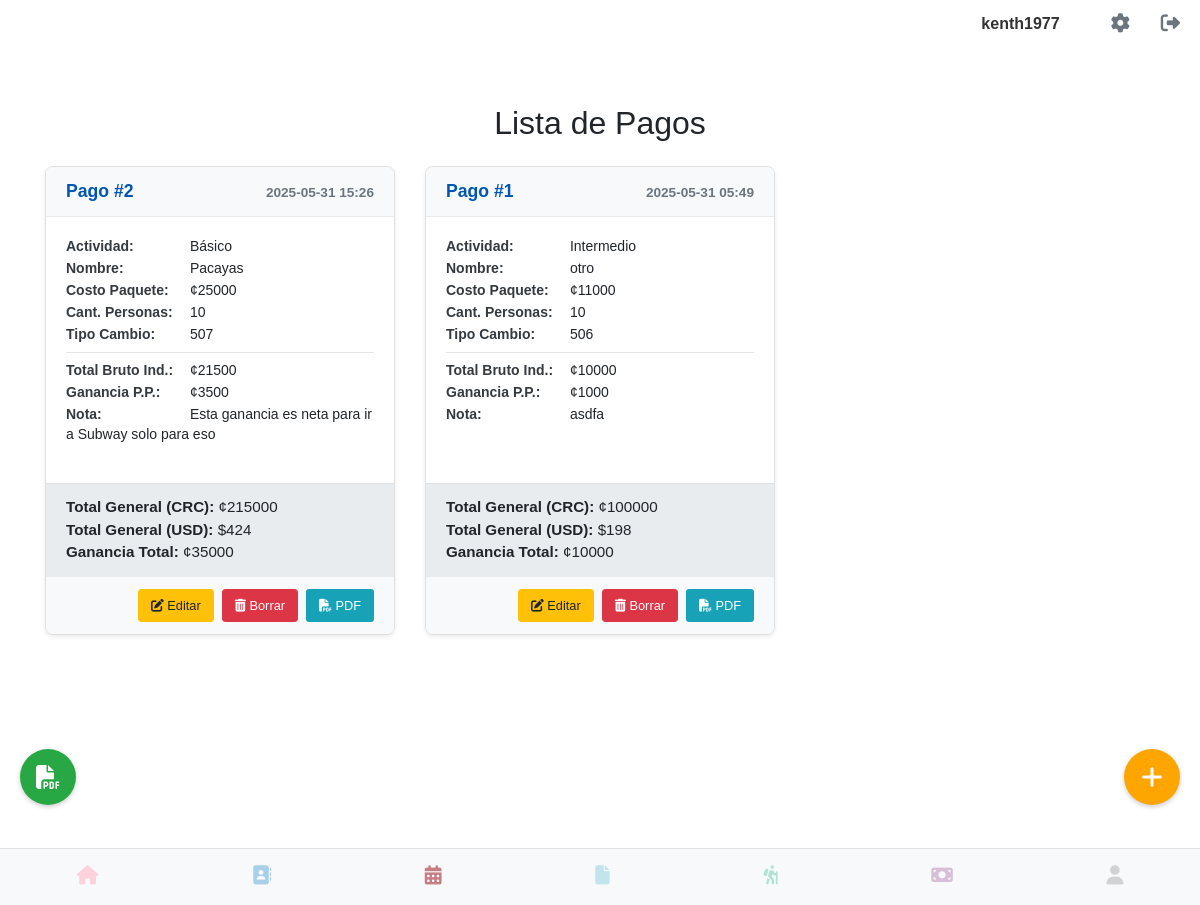
The page /ver_pagos (signed in) on the database as committed earlier.
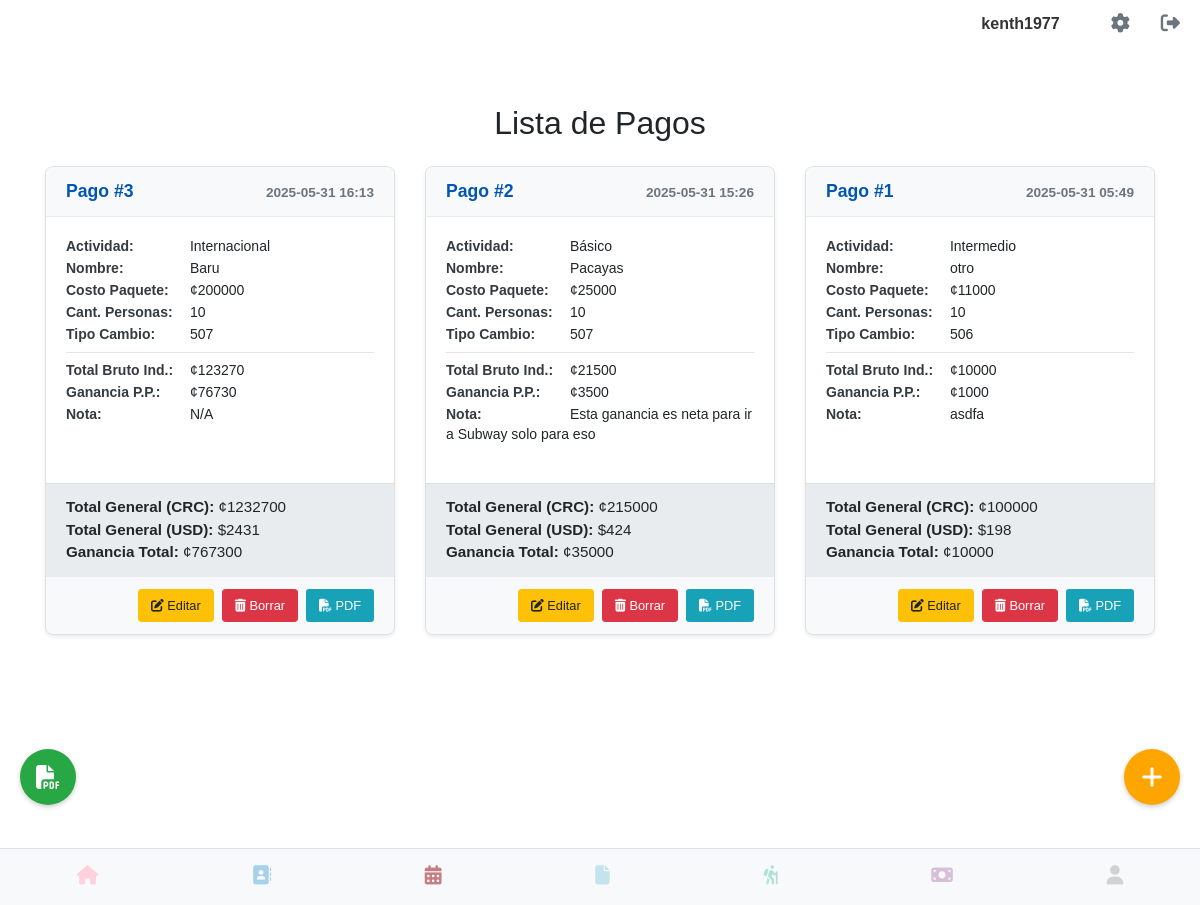
The same page on the database as committed later.
### models.py (models this page shows, shortened)
class User(UserMixin, db.Model):
    __tablename__ = 'users'
    id = db.Column(db.Integer, primary_key=True)
    username = db.Column(db.String(80), unique=True, nullable=False)
    email = db.Column(db.String(120), unique=True, nullable=False)
    cedula = db.Column(db.String(20), unique=True, nullable=False)
    telefono = db.Column(db.String(20), nullable=False)
    password_hash = db.Column(db.String(128))
    image_filename = db.Column(db.String(255), nullable=True)
    @property
    def is_authenticated(self):
        return True

### pagos.py (models this page shows, shortened)
class Pago(db.Model):
    __tablename__ = 'pagos'
    id = db.Column(db.Integer, primary_key=True)
    usuario_id = db.Column(db.Integer, db.ForeignKey('users.id'), nullable=False)
    usuario = db.relationship('User', backref=db.backref('pagos', lazy=True))
    fecha_registro = db.Column(db.DateTime, default=datetime.utcnow)
    tipo_cambio = db.Column(db.Integer, nullable=False)
    actividad = db.Column(db.String(100), nullable=False)
    nombre_actividad = db.Column(db.String(255), nullable=False)
    costo_paquete = db.Column(db.Integer, nullable=False)
    cantidad_personas = db.Column(db.Integer, nullable=False)
    costo_busetas = db.Column(db.Integer, nullable=True, default=0)
    costo_lanchas_transporte = db.Column(db.Integer, nullable=True, default=0)
    costo_otro_transporte = db.Column(db.Integer, nullable=True, default=0)
    costo_aerolinea = db.Column(db.Integer, nullable=True, default=0)
    costo_guia = db.Column(db.Integer, nullable=True, default=0)
    costo_entrada = db.Column(db.Integer, nullable=True, default=0)
    costo_parqueo = db.Column(db.Integer, nullable=True, default=0)
    costo_lancha_grupal = db.Column(db.Integer, nullable=True, default=0)
    costo_alquiler_local = db.Column(db.Integer, nullable=True, default=0)
    costo_estadia = db.Column(db.Integer, nullable=True, default=0)
    costo_bano_duchas = db.Column(db.Integer, nullable=True, default=0)
    costo_impuestos = db.Column(db.Integer, nullable=True, default=0)
    costo_desayuno = db.Column(db.Integer, nullable=True, default=0)
    costo_almuerzo = db.Column(db.Integer, nullable=True, default=0)
    costo_cafe = db.Column(db.Integer, nullable=True, default=0)
    costo_cena = db.Column(db.Integer, nullable=True, default=0)
    costo_refrigerio = db.Column(db.Integer, nullable=True, default=0)
    costo_certificados = db.Column(db.Integer, nullable=True, default=0)
    costo_reconocimientos = db.Column(db.Integer, nullable=True, default=0)
    nota = db.Column(db.Text, nullable=True)
    @property
    def total_costos_transporte(self):
        total = (self.costo_busetas or 0) + \
                (self.costo_lanchas_transporte or 0) + \
                (self.costo_otro_transporte or 0) + \
                (self.costo_aerolinea or 0)
        return round(total / self.cantidad_personas) if self.cantidad_personas else 0
    @property
    def total_costos_grupales(self):
        total = (self.costo_guia or 0) + \
                (self.costo_entrada or 0) + \
                (self.costo_parqueo or 0) + \
                (self.costo_lancha_grupal or 0) + \
                (self.costo_alquiler_local or 0) + \
                (self.costo_estadia or 0)
        return round(total / self.cantidad_personas) if self.cantidad_personas and total > 0 else 0
    @property
    def total_costos_individuales(self):
        return (self.costo_bano_duchas or 0) + \
               (self.costo_impuestos or 0) + \
               (self.costo_desayuno or 0) + \
               (self.costo_almuerzo or 0) + \
               (self.costo_cafe or 0) + \
               (self.costo_cena or 0) + \
               (self.costo_refrigerio or 0) + \
               (self.costo_certificados or 0) + \
               (self.costo_reconocimientos or 0)
    @property
    def total_bruto_individual(self):
        return self.total_costos_transporte + \
               self.total_costos_grupales + \
               self.total_costos_individuales
    @property
    def total_bruto_general_colones(self):
        return self.total_bruto_individual * self.cantidad_personas
    @property
    def total_bruto_general_dolar(self):
        return round(self.total_bruto_general_colones / self.tipo_cambio) if self.tipo_cambio else 0
    @property
    def total_ganancia_pp(self):
        return self.costo_paquete - self.total_bruto_individual
    @property
    def total_ganancia_general(self):
        return self.total_ganancia_pp * self.cantidad_personas if self.cantidad_personas else 0

### pagos.py (the view)
@pagos_bp.route('/ver_pagos')
@login_required
def ver_pagos():
    pagos = Pago.query.filter_by(usuario_id=current_user.id).order_by(Pago.fecha_registro.desc()).all()
    return render_template('ver_pagos.html', pagos=pagos, generate_csrf=generate_csrf)

### app.py (called while the page is built)
@login_manager.user_loader
def load_user(user_id):
    return User.query.get(int(user_id))

### templates/ver_pagos.html (shortened to what this page needs)
{% extends 'base.html' %}
{% block content %}
<div class="container mt-4">
    <h2 class="mb-4 text-center">Lista de Pagos</h2>
    {% if pagos %}
    <div class="row row-cols-1 row-cols-md-2 row-cols-lg-3 g-4">
        {% for pago in pagos %}
        <div class="col">
            <div class="card h-100 payment-card">
                <div class="card-header payment-card-header">
                    <h5 class="payment-card-title">Pago #{{ pago.id }}</h5>
                    <span class="payment-card-subtitle">{{ pago.fecha_registro.strftime('%Y-%m-%d %H:%M') }}</span>
                </div>
                <div class="card-body">
                    <p class="payment-detail"><strong>Actividad:</strong> {{ pago.actividad }}</p>
                    <p class="payment-detail"><strong>Nombre:</strong> {{ pago.nombre_actividad }}</p>
                    <p class="payment-detail"><strong>Costo Paquete:</strong> ¢{{ pago.costo_paquete }}</p>
                    <p class="payment-detail"><strong>Cant. Personas:</strong> {{ pago.cantidad_personas }}</p>
                    <p class="payment-detail"><strong>Tipo Cambio:</strong> {{ pago.tipo_cambio }}</p>
                    <hr class="my-2">
                    <p class="payment-detail"><strong>Total Bruto Ind.:</strong> ¢{{ pago.total_bruto_individual }}</p>
                    <p class="payment-detail"><strong>Ganancia P.P.:</strong> ¢{{ pago.total_ganancia_pp }}</p>
                    <p class="payment-detail"><strong>Nota:</strong> {{ pago.nota or 'N/A' }}</p>
                </div>
                <div class="payment-summary">
                    <p class="mb-0"><strong>Total General (CRC):</strong> ¢{{ pago.total_bruto_general_colones }}</p>
                    <p class="mb-0"><strong>Total General (USD):</strong> ${{ pago.total_bruto_general_dolar }}</p>
                    <p class="mb-0"><strong>Ganancia Total:</strong> ¢{{ pago.total_ganancia_general }}</p>
                </div>
                <div class="payment-actions">
                    <a href="{{ url_for('pagos.editar_pagos', id=pago.id) }}" class="btn btn-sm btn-warning">
                        <i class="fas fa-edit"></i> Editar
                    </a>
                    <form action="{{ url_for('pagos.borrar_pagos', id=pago.id) }}" method="POST" class="d-inline" onsubmit="return confirm('¿Estás seguro de que quieres borrar este pago?');">
                        <button type="submit" class="btn btn-sm btn-danger">
                            <i class="fas fa-trash-alt"></i> Borrar
                        </button>
                    </form>
                    <a href="{{ url_for('pagos.exportar_pago_individual_pdf', pago_id=pago.id) }}" class="btn btn-sm btn-export-individual-pdf">
                        <i class="fas fa-file-pdf"></i> PDF
                    </a>
                </div>
            </div>
        </div>
        {% endfor %}
    </div>
    {% else %}
    <div class="alert alert-info text-center" role="alert">
        No hay pagos registrados aún. ¡Crea uno nuevo!
    </div>
    {% endif %}
</div>
<a href="{{ url_for('pagos.crear_pagos') }}" class="floating-action-button">
    <i class="fas fa-plus"></i>
</a>
<a href="{{ url_for('pagos.exportar_pagos_pdf') }}" class="export-pdf-button-general">
    <i class="fas fa-file-pdf"></i>
</a>
{% endblock %}

### templates/base.html (shortened to what this page needs)
<!DOCTYPE html>
<html lang="es">
<head>
    <link rel="stylesheet" type="text/css" href="{{ url_for('static', filename='css/main.css') }}">
    <link rel="stylesheet" href="https://cdn.jsdelivr.net/npm/sweetalert2@11/dist/sweetalert2.min.css">
</head>
<body>
	<div class="contactos-container">
    {% if current_user.is_authenticated %}
        <div class="top-right">
            <span class="username-display">{{ current_user.username }}</span>
            <a href="{{ url_for('perfil') }}" class="gear-icon"><i class="fas fa-cog"></i></a>
            <a href="{{ url_for('logout') }}" class="logout-icon"><i class="fas fa-sign-out-alt"></i></a>
        </div>
    {% endif %}
</div>
{% include "flash.html" %}
<div class="container-block margin-bottom-large">
    {% block content %}
    {% endblock %}
</div>
{% include "navbar.html" %}
</body>
</html>

### templates/flash.html (shortened to what this page needs)
<div class="container">
</div>

### templates/navbar.html
<nav class="magic-navbar">
    <div class="magic-nav-buttons">
        <div class="magic-nav-button">
            <a href="{{ url_for('index') }}">
                <i class="fas fa-home"></i>
            </a>
        </div>
        <div class="magic-nav-button">
            <a href="{{ url_for('listar_contacto') }}">
                <i class="fa-solid fa-address-book"></i>
            </a>
        </div>
        <div class="magic-nav-button">
            <a href="{{ url_for('calendario') }}">
                <i class="fa-solid fa-calendar-days"></i>
            </a>
        </div>
        <div class="magic-nav-button">
            <a href="{{ url_for('ver_facturas') }}">
                <i class="fa-solid fa-file"></i>
            </a>
        </div>
        <div class="magic-nav-button">
            <a href="{{ url_for('ver_eventos') }}">
                <i class="fa-solid fa-person-hiking"></i>
            </a>
        </div>
        <div class="magic-nav-button">
            <a href="{{ url_for('pagos.ver_pagos') }}">
                <i class="fa-solid fa-money-bill"></i>
            </a>
        </div>
        <div class="magic-nav-button">
            {% if current_user.is_authenticated %}
                <a href="#" style="pointer-events: none; opacity: 0.2;">
                    <i class="fas fa-user"></i>
                </a>
            {% else %}
                <a href="{{ url_for('login') }}">
                    <i class="fas fa-user"></i>
                </a>
            {% endif %}
        </div>
    </div>
</nav>

### static/css/navbar.css (style rules this page uses)
.magic-navbar { background-color: #f8f9fa; color: #343a40; padding: 0.5rem 0; position: fixed; bottom: 0; left: 0; width: 100%; z-index: 1000; border-top: 1px solid #dee2e6; }
.magic-nav-buttons { display: flex; justify-content: space-around; align-items: center; }
.magic-nav-button { flex-grow: 1; text-align: center; padding: 0.5rem 0; }
.magic-nav-button a { display: block; color: inherit; text-decoration: none; }
.magic-nav-button i { font-size: 1.2rem; margin-bottom: 0.2rem; }
.magic-nav-button:nth-child(1) i { color: #FFD1DC; }
.magic-nav-button:nth-child(2) i { color: #A7D1EB; }
.magic-nav-button:nth-child(3) i { color: #c67D84; }
.magic-nav-button:nth-child(4) i { color: #C3E4ED; }
.magic-nav-button:nth-child(5) i { color: #B0E3D5; }
.magic-nav-button:nth-child(6) i { color: #D8BFD8; }

### static/css/base.css (style rules this page uses)
body { font-family: sans-serif; margin: 0; }
.margin-bottom-large { margin-bottom: 250px; }
.container { width: 80%; margin: 20px auto; padding: 20px; }
.top-right { position: absolute; top: 10px; right: 20px; display: flex; align-items: center; }
.gear-icon, .logout-icon { font-size: 24px; text-decoration: none; color: #333; margin-left: 15px; }
.username-display { margin-right: 20px; font-weight: bold; color: #333; }

### static/css/perfil.css (style rules this page uses)
body { font-family: sans-serif; margin: 20px; }

### static/css/listar_contacto.css (style rules this page uses)
.contactos-container { font-family: Arial, sans-serif; color: #333; }
.contactos-container .top-right { display: flex; justify-content: flex-end; align-items: center; gap: 1rem; padding-bottom: 1rem; }
.contactos-container .username-display { font-weight: bold; }
.contactos-container .gear-icon, .contactos-container .logout-icon { color: #6c757d; font-size: 1.2rem; text-decoration: none; }

### templates/ver_pagos.html (style rules this page uses)
.floating-action-button { position: fixed !important; bottom: 100px !important; right: 20px !important; background-color: orange !important; color: white !important; border-radius: 50% !important; width: 56px !important; height: 56px !important; display: flex !important; justify-content: center !important; align-items: center !important; font-size: 24px !important; box-shadow: 0 2px 5px rgba(0, 0, 0, 0.2) !important; z-index: 9999 !important; text-decoration: none !important; }
.payment-card { border: 1px solid #e0e0e0; border-radius: 0.5rem; box-shadow: 0 2px 4px rgba(0, 0, 0, 0.08); transition: transform 0.2s ease-in-out, box-shadow 0.2s ease-in-out; background-color: #ffffff; overflow: hidden; }
.payment-card-header { background-color: #f8f9fa; padding: 0.75rem 1.25rem; border-bottom: 1px solid #e9ecef; font-weight: bold; color: #343a40; display: flex; justify-content: space-between; align-items: center; }
.payment-card-title { font-size: 1.1rem; font-weight: bold; color: #0056b3; margin-bottom: 0; }
.payment-card-subtitle { font-size: 0.85rem; color: #6c757d; margin-top: 0.25rem; }
.payment-detail { font-size: 0.875rem; margin-bottom: 0.15rem; line-height: 1.4; }
.payment-detail strong { color: #343a40; min-width: 120px; display: inline-block; }
.payment-summary { background-color: #e9ecef; padding: 0.75rem 1.25rem; border-top: 1px solid #dee2e6; margin-top: 1rem; font-size: 0.95rem; }
.payment-summary p { margin-bottom: 0.2rem; }
.payment-summary strong { color: #212529; }
.payment-actions { padding: 0.75rem 1.25rem; border-top: 1px solid #e9ecef; background-color: #f8f9fa; display: flex; justify-content: flex-end; gap: 0.5rem; }
.payment-actions .btn { font-size: 0.8rem; padding: 0.375rem 0.75rem; }
.export-pdf-button-general { position: fixed !important; bottom: 100px !important; left: 20px !important; background-color: #28a745 !important; color: white !important; border-radius: 50% !important; width: 56px !important; height: 56px !important; display: flex !important; justify-content: center !important; align-items: center !important; font-size: 24px !important; box-shadow: 0 2px 5px rgba(0, 0, 0, 0.2) !important; z-index: 9999 !important; text-decoration: none !important; }
.btn-export-individual-pdf { background-color: #17a2b8; color: white; }

Rows that differ between the two databases and show on the page:
added Pago: id "3", fecha_registro "2025-05-31 16:13", actividad "Internacional", nombre_actividad "Baru", costo_paquete "200000", cantidad_personas "10", tipo_cambio "507", total_bruto_individual "123270", total_ganancia_pp "76730", nota "N/A", total_bruto_general_colones "1232700", total_bruto_general_dolar "2431", total_ganancia_general "767300"
